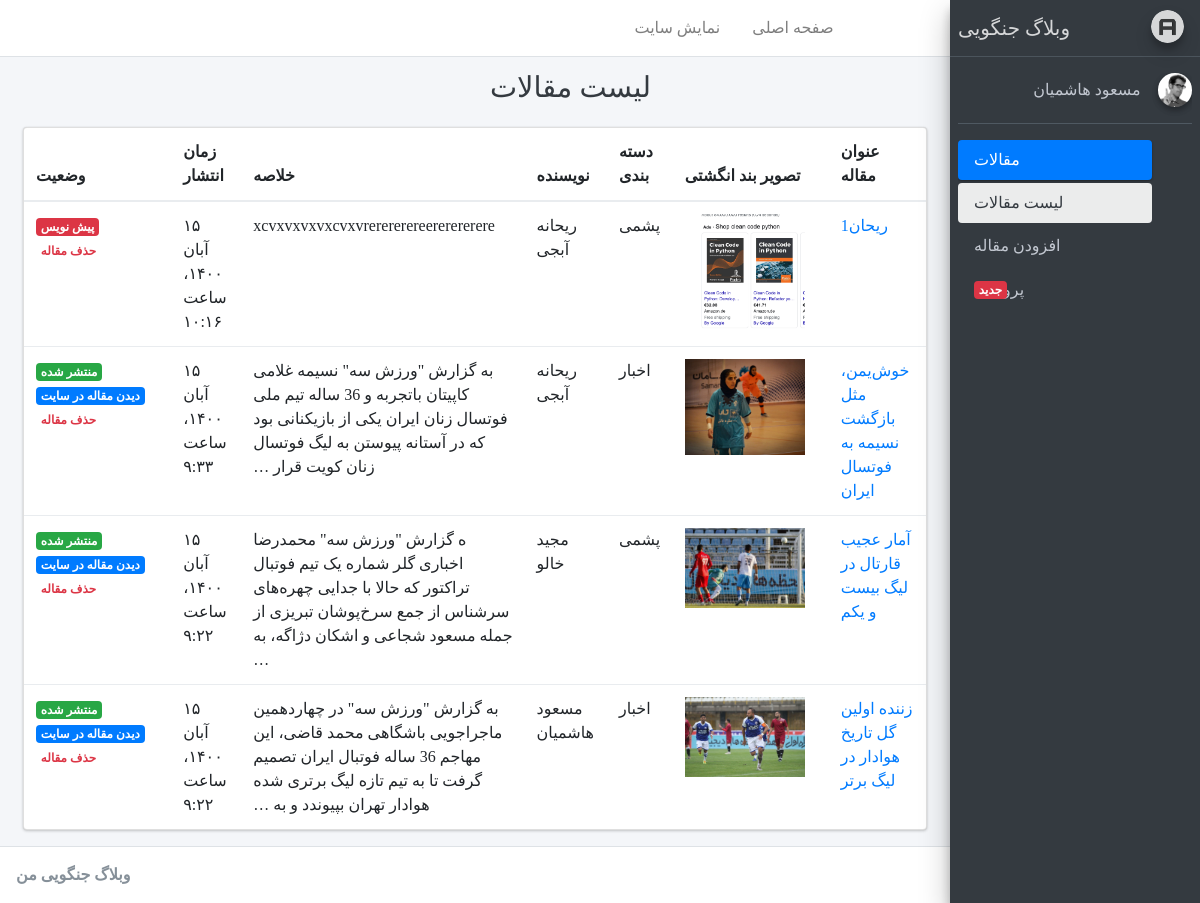
The page /account/ (signed in) on the database as committed earlier.
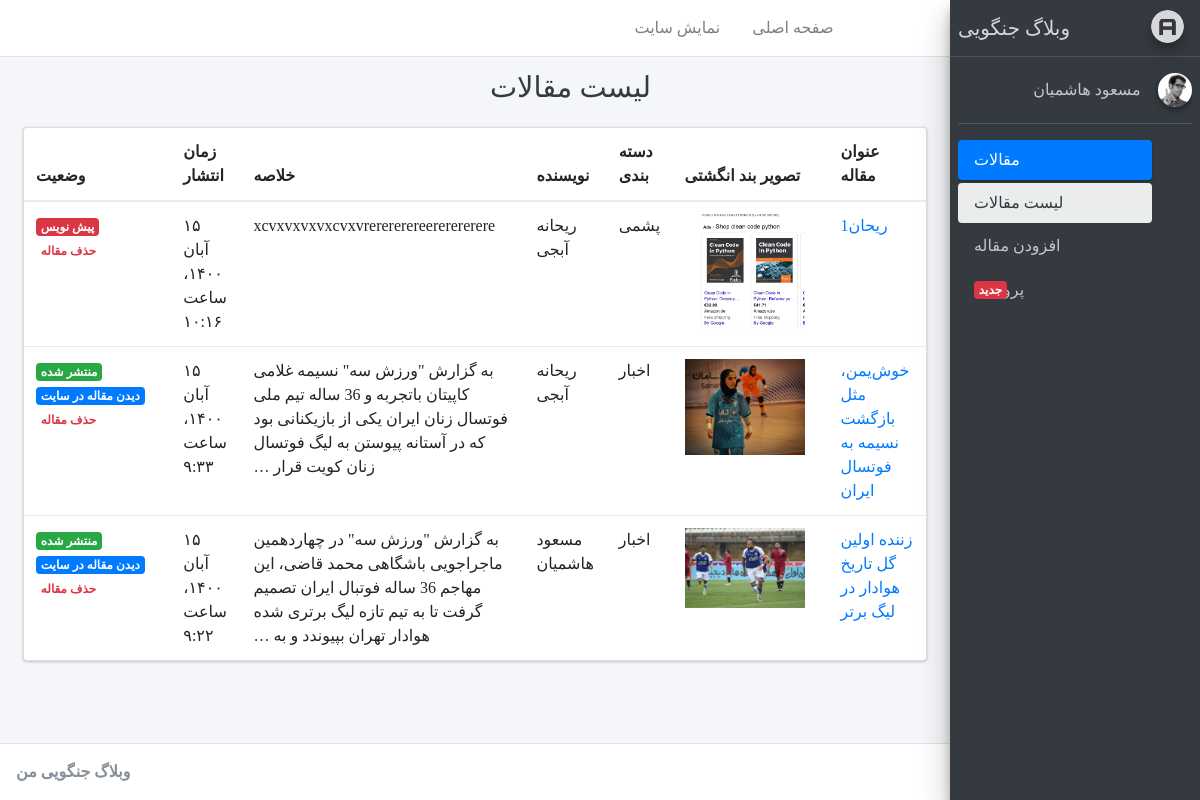
The same page on the database as committed later.
### account/models.py (models this page shows)
class User(AbstractUser):
    is_author = models.BooleanField(default=False,verbose_name="وضعیت نویسنده")
    special_user = models.DateTimeField(default=timezone.now , verbose_name="کاربر ویژه تا")
    def is_special_user(self):
        if self.special_user > timezone.now():
            return True
        else:
            return False
    is_special_user.boolean = True
    is_special_user.short_description = 'وضعیت کاربر ویژه'

### blog/models.py (models this page shows, shortened)
class Article(models.Model):
    STATUS_CHOICES = (
        ('d','پیش نویس'),
        ('p','منتشر شده')
    )
    author = models.ForeignKey(User, null=True, on_delete=models.SET_NULL,related_name='articles',verbose_name='نویسنده')
    title = models.CharField(max_length=200,verbose_name = "عنوان مقاله")
    slug = models.SlugField(max_length=100,unique=True,verbose_name = "آدرس مقاله")
    category = models.ManyToManyField(Category,verbose_name='دسته‌بندی',related_name="articles")
    description = models.TextField(verbose_name = "محتوا")
    thumbnail = models.ImageField(upload_to="images",verbose_name = "تصویر")
    publish = models.DateTimeField(default=timezone.now,verbose_name = "زمان انتشار")
    created = models.DateTimeField(auto_now_add=True)
    updated = models.DateTimeField(auto_now=True)
    status = models.CharField(max_length=1,choices=STATUS_CHOICES,verbose_name = "وضعیت")
    class Meta:
        verbose_name = "مقاله"
        verbose_name_plural = "مقالات"
        ordering = ['-publish']
    def jpublish(self):
        return jalali_converter(self.publish)
    jpublish.short_description = "زمان انتشار"
    def thumbnail_tag(self):
        return format_html("<img width=100 height=70 style='border-radius: 5px;' src='{}'>".format(self.thumbnail.url))
    thumbnail_tag.short_description = "عکس"
    def category_to_str(self):
        return "، ".join([category.title for category in self.category.active()])
    category_to_str.short_description = "دسته‌بندی"
    objects = ArticleManager()

class Category(models.Model):
    parent = models.ForeignKey('self',default=None,null=True,blank=True,on_delete=models.SET_NULL,related_name='children',verbose_name="زیر دسته")
    title = models.CharField(max_length=200,verbose_name = "عنوان دسته‌بندی")
    slug = models.SlugField(max_length=100,unique=True,verbose_name = "آدرس دسته‌بندی")
    status = models.BooleanField(default=True,verbose_name="آیا نمایش داده شود؟")
    position = models.IntegerField(verbose_name="پوزیشن")
    class Meta:
        verbose_name = "دسته‌بندی"
        verbose_name_plural = "دسته‌بندی‌ها"
        ordering = ['parent__id','position']
    objects = CategoryManager()

### account/views.py (the view)
# urls.py: path('',ArticleList.as_view(),name="home"),
class ArticleList(LoginRequiredMixin,ListView):
    template_name = "registration/home.html"
    def get_queryset(self):
        if self.request.user.is_superuser:
            return Article.objects.all()
        else:
            return Article.objects.filter(author = self.request.user)

### blog/models.py (called while the page is built)
    def active(self):
        return self.filter(status=True)

### blog/templatetags/blog_tags.py (called while the page is built)
@register.inclusion_tag("registration/partials/link.html")
def link(request,link_name,content):
    return {
        "request" : request,
        "link_name" : link_name,
        "link" : "account:{}".format(link_name),
        "content" : content ,
    }

### extensions/jalali.py (called while the page is built)
    def persian_tuple(self):
        return self.persian_year, self.persian_month, self.persian_day

### extensions/utils.py (called while the page is built)
def persian_number_converter(mystr):
    numbers = {
        "1": "۱",
        "2": "۲",
        "3": "۳",
        "4": "۴",
        "5": "۵",
        "6": "۶",
        "7": "۷",
        "8": "۸",
        "9": "۹",
        "0": "۰",
    }
    for e,p in numbers.items():
        mystr = mystr.replace(e,p)
    return mystr

def jalali_converter(time):
    jmonth = ["فروردین", "اردیبهشت", "خرداد", "تیر", "مرداد", "شهریور", "مهر", "آبان", "آذر","دی", "بهمن", "اسفند"]
    time = timezone.localtime(time)
    time_to_str = "{},{},{}".format(time.year,time.month,time.day)
    time_to_tuple = jalali.Gregorian(time_to_str).persian_tuple()
    time_to_list = list(time_to_tuple)
    output = "{} {} {}، ساعت {}:{}".format(
        time_to_list[2],
        jmonth[time_to_list[1]-1],
        time_to_list[0],
        time.hour,
        time.minute
    )
    return persian_number_converter(output)

### templates/registration/home.html
{% extends 'registration/base.html' %}
{% block title %}{% block title-meta %}
    لیست مقالات
{% endblock %}{% endblock %}
{% block main %}
 <div class="row">
  {% if object_list %}
    <div class="col-12">
      <div class="card">
        <div class="card-body table-responsive p-0">
          <table class="table table-hover">
            <thead>
              <tr>
                <th>عنوان مقاله</th>
                <th>تصویر بند انگشتی</th>
                <th>دسته بندی</th>
                <th>نویسنده</th>
                <th>خلاصه</th>
                <th>زمان انتشار</th>
                <th>وضعیت</th>
              </tr>
            </thead>
            <tbody>
              {% for article in object_list %}
                <tr>
                    <td>
                      {% if article.status == 'd' or user.is_superuser %}
                        <a href="{% url 'account:article-update' article.pk %}">{{article.title}}</a>
                      {% else %}
                        {{article.title}}
                      {% endif %}
                    </td>
                    <td><img src="{{article.thumbnail.url}}" width="120"></td>
                    <td>{{article.category_to_str}}</td>
                    <td>{{article.author.get_full_name}}</td>
                    <td>{{article.description|striptags|truncatewords:30}}</td>
                    <td>{{article.jpublish}}</td>
                    <td>
                        {% if article.status == 'p' %}
                        <span class="badge badge-success">منتشر شده</span>
                        <a target="_blank" class="badge badge-primary" href="{% url 'blog:detail' article.slug %}">دیدن مقاله در سایت</a>
                        {% else %}
                        <span class="badge badge-danger">پیش نویس</span>
                        {% endif %}
                        {% if user.is_superuser %}
                          <a class="badge text-danger" href="{% url 'account:article-delete' article.pk %}">حذف مقاله</a>
                        {% endif %}
                    </td>
                </tr>
              {% endfor %}
            </tbody>
          </table>
        </div>
      </div>
    </div>
  {% else %}
    <h3>محتوایی برای نمایش وجود ندارد</h3>
  {% endif %}
 </div>
{% endblock %}

### templates/registration/base.html (shortened to what this page needs)
{% load static %}
<!DOCTYPE html>
<html>
<head>
  <link rel="stylesheet" href="{% static 'registration/adminlte/plugins/fontawesome-free/css/all.min.css' %}">
  <link rel="stylesheet" href="https://code.ionicframework.com/ionicons/2.0.1/css/ionicons.min.css">
  <link rel="stylesheet" href="{% static 'registration/adminlte/plugins/tempusdominus-bootstrap-4/css/tempusdominus-bootstrap-4.min.css' %}">
  <link rel="stylesheet" href="{% static 'registration/adminlte/plugins/icheck-bootstrap/icheck-bootstrap.min.css' %}">
  <link rel="stylesheet" href="{% static 'registration/adminlte/plugins/jqvmap/jqvmap.min.css' %}">
  <link rel="stylesheet" href="{% static 'registration/adminlte/assets/css/adminlte.min.css' %}">
  <link rel="stylesheet" href="{% static 'registration/adminlte/plugins/overlayScrollbars/css/OverlayScrollbars.min.css' %}">
  <link rel="stylesheet" href="{% static 'registration/adminlte/plugins/daterangepicker/daterangepicker.css' %}">
  <link rel="stylesheet" href="{% static 'registration/adminlte/plugins/summernote/summernote-bs4.css' %}">
  <link rel="stylesheet" href="https://cdn.rtlcss.com/bootstrap/v4.2.1/css/bootstrap.min.css">
  <link rel="stylesheet" href="{% static 'registration/adminlte/assets/css/custom.css' %}">
</head>
<body class="hold-transition sidebar-mini layout-fixed">
<div class="wrapper">
  <nav class="main-header navbar navbar-expand navbar-white navbar-light">
    <ul class="navbar-nav">
      <li class="nav-item">
        <a class="nav-link" data-widget="pushmenu" href="#"><i class="fas fa-bars"></i></a>
      </li>
      <li class="nav-item d-none d-sm-inline-block">
        <a href="{% url 'account:home' %}" class="nav-link">صفحه اصلی</a>
      </li>
      <li class="nav-item d-none d-sm-inline-block">
        <a href="{% url 'blog:home' %}" target="_blank" class="nav-link">نمایش سایت</a>
      </li>
    </ul>
    <ul class="navbar-nav mr-auto-navbav">
      <li class="nav-item">
        <a class="nav-link" data-widget="control-sidebar" data-slide="true" href="{% url 'account:logout' %}">
          <i class="fas fa-sign-out-alt"></i>
        </a>
      </li>
    </ul>
  </nav>
  {% include 'registration/sidebar.html' %}
  <div class="content-wrapper">
    <div class="content-header">
      <div class="container-fluid">
        <div class="row mb-2">
          <div class="col-sm-6">
            <h1 class="m-0 text-dark">{% block title %}عنوان صفحه{% endblock %}</h1>
          </div>
        </div>
      </div>
    </div>
    <section class="content">
      <div class="container-fluid">
      {% block main %}
      {% endblock %}
      </div>
    </section>
  </div>
  <footer class="main-footer">
    <strong>وبلاگ جنگویی من</strong>
  </footer>
</div>
</body>
</html>

### templates/registration/sidebar.html (shortened to what this page needs)
  {% load static %}
  {% load blog_tags %}
  <aside class="main-sidebar sidebar-dark-primary elevation-4">
    <a href="index3.html" class="brand-link">
      <img src="{% static 'registration/adminlte/assets/img/AdminLTELogo.png' %}" alt="AdminLTE Logo" class="brand-image img-circle elevation-3"
           style="opacity: .8">
      <span class="brand-text">وبلاگ جنگویی</span>
    </a>
    <div class="sidebar">
      <div class="user-panel mt-3 pb-3 mb-3 d-flex">
        <div class="image">
          <img src="{% static 'registration/adminlte/assets/img/user2-160x160.jpg' %}" class="img-circle elevation-2" alt="User Image">
        </div>
        <div class="info">
          <a href="#" class="d-block">{{user.get_full_name}}</a>
        </div>
      </div>
      <nav class="mt-2">
        <ul class="nav nav-pills nav-sidebar flex-column" data-widget="treeview" role="menu" data-accordion="false">
          <li class="nav-item has-treeview menu-open">
            <a href="#" class="nav-link active">
              <i class="nav-icon fas fa-tachometer-alt"></i>
              <p>
                مقالات
                <i class="right fas fa-angle-left"></i>
              </p>
            </a>
            <ul class="nav nav-treeview">
              <li class="nav-item">
                {% link request 'home' 'لیست مقالات' %}
              </li>
              <li class="nav-item">
                  {% link request 'article-create' 'افزودن مقاله' %}
              </li>
            </ul>
          </li>
          <li class="nav-item">
            <a href="pages/widgets.html" class="nav-link">
              <i class="nav-icon fas fa-th"></i>
              <p>
                پروفایل
                <span class="right badge badge-danger">جدید</span>
              </p>
            </a>
          </li>
        </ul>
      </nav>
    </div>
  </aside>

### templates/registration/partials/link.html
<a href="{% url link %}"
    class="nav-link
    {% if request.resolver_match.url_name == link_name %}
        active
    {% endif %}"
>
    <i class="fa fa-list nav-icon"></i>
    <p>{{content}}</p>
  </a>

### static/registration/adminlte/assets/css/custom.css (style rules this page uses)
body { font-family: Sahel !important; }
* { direction: rtl !important; }
.layout-fixed .main-sidebar { right: 0; }
.brand-image { float: right; }
.content-wrapper, .main-footer, .main-header { margin-left: 0px; margin-right: 250px; }
.mr-auto-navbav { margin-right: auto!important; }
.navbar-expand .navbar-nav .nav-link { padding-right: 1rem; padding-left: 1rem; }
.nav-sidebar .nav-link>.right, .nav-sidebar .nav-link>p>.right { left: 1rem; right: auto; }

Rows that differ between the two databases and show on the page:
removed Article: title "آمار عجیب قارتال در لیگ بیست و یکم", thumbnail (picture), category_to_str "پشمی", author.get_full_name "مجید خالو", description "ه گزارش \"ورزش سه\" محمدرضا اخباری گلر شماره یک تیم فوتبال تراکتور که حالا با جدایی چهره‌های سرشناس از جمع سرخ‌پوشان تبریزی از جمله مسعود شجاعی و اشکان دژاگه، به …", jpublish "۱۵ آبان ۱۴۰۰، ساعت ۹:۲۲", status "منتشر شده"
